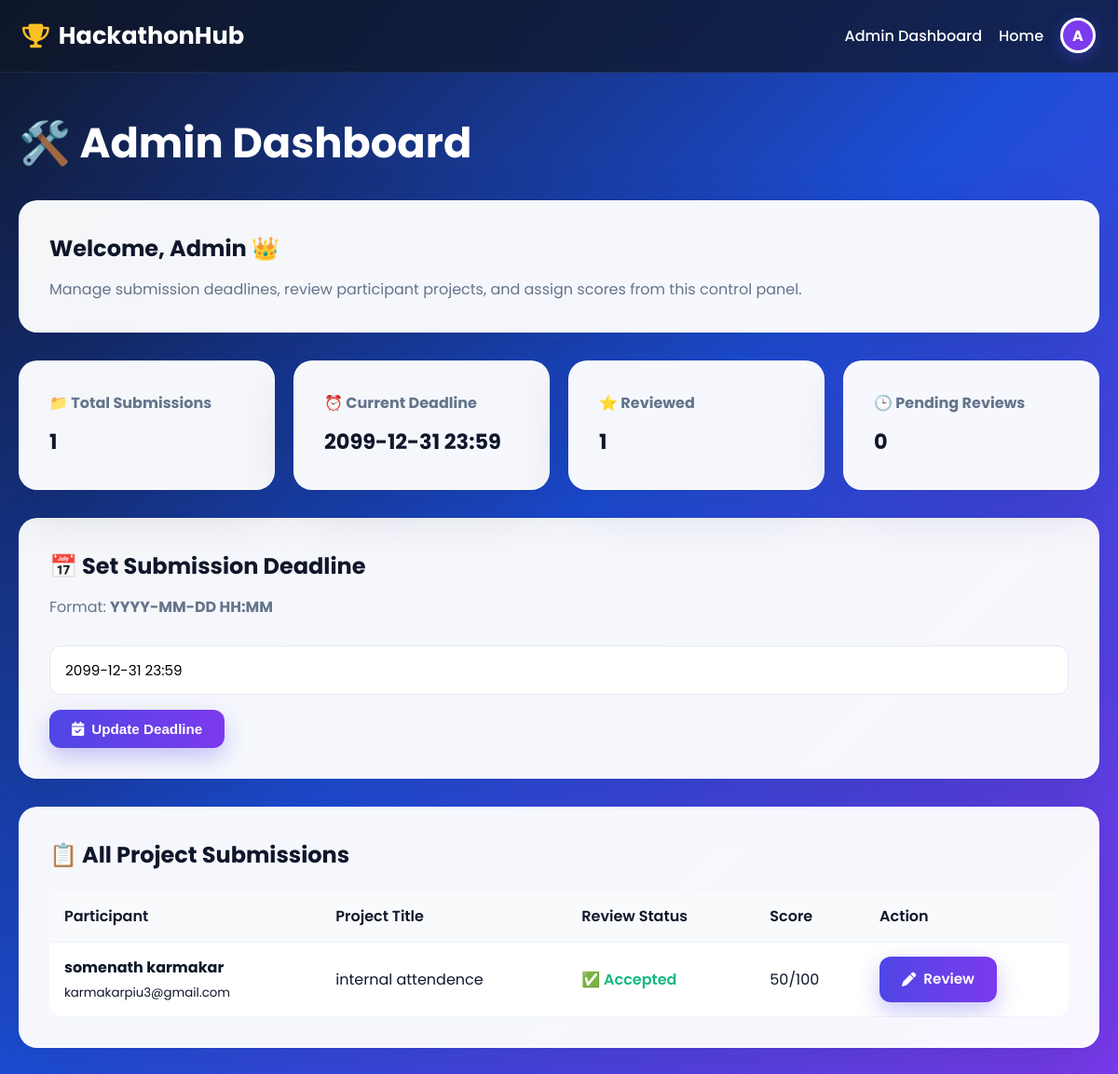
The page /admin (signed in) on the database its author committed.
### tables this page shows
CREATE TABLE settings (
        id INTEGER PRIMARY KEY AUTOINCREMENT,
        deadline TEXT
    );

CREATE TABLE submissions (
        id INTEGER PRIMARY KEY AUTOINCREMENT,
        user_id INTEGER,
        project_title TEXT,
        description TEXT,
        github_link TEXT,
        ppt_file TEXT,
        report_file TEXT,
        video_link TEXT,
        submit_time TEXT,
        status TEXT DEFAULT 'Submitted',
        admin_review TEXT DEFAULT 'Pending',
        score INTEGER,
        FOREIGN KEY(user_id) REFERENCES users(id)
    );

### app.py (the view, shortened to what this page needs)
@app.route('/admin', methods=['GET', 'POST'])
def admin_dashboard():
    if session.get('role') != 'admin':
        return redirect('/login')
    conn = get_db_connection()
    submissions = conn.execute('''
        SELECT submissions.*,
               COALESCE(users.name, 'Deleted User') as name,
               COALESCE(users.email, 'N/A') as email
        FROM submissions
        LEFT JOIN users ON submissions.user_id = users.id
        ORDER BY submit_time DESC
    ''').fetchall()
    conn.close()
    return render_template(
        'admin_dashboard.html',
        submissions=submissions,
        deadline=get_deadline()
    )

### app.py (called while the page is built)
def get_db_connection():
    conn = sqlite3.connect(DATABASE)
    conn.row_factory = sqlite3.Row
    return conn

def get_deadline():
    conn = get_db_connection()
    row = conn.execute("SELECT deadline FROM settings LIMIT 1").fetchone()
    conn.close()
    return row['deadline'] if row else None

### templates/admin_dashboard.html (shortened to what this page needs)
{% extends 'base.html' %}
{% block content %}
<h1 class="page-title">🛠️ Admin Dashboard</h1>
<div class="card" style="margin-bottom: 30px;">
    <h2>Welcome, Admin 👑</h2>
    <p>
        Manage submission deadlines, review participant projects,
        and assign scores from this control panel.
    </p>
</div>
<div class="stats-grid">
    <div class="stat-card">
        <h3>📁 Total Submissions</h3>
        <p>{{ submissions|length }}</p>
    </div>
    <div class="stat-card">
        <h3>⏰ Current Deadline</h3>
        <p>{{ deadline }}</p>
    </div>
    <div class="stat-card">
        <h3>⭐ Reviewed</h3>
        <p>
            {{ submissions
               | selectattr('admin_review', 'ne', 'Pending')
               | list
               | length }}
        </p>
    </div>
    <div class="stat-card">
        <h3>🕒 Pending Reviews</h3>
        <p>
            {{ submissions
               | selectattr('admin_review', 'equalto', 'Pending')
               | list
               | length }}
        </p>
    </div>
</div>
<div class="card" style="margin-bottom: 30px;">
    <h2>📅 Set Submission Deadline</h2>
    <p style="margin-bottom: 20px;">
        Format: <strong>YYYY-MM-DD HH:MM</strong>
    </p>
    <form method="POST">
        <input
            type="text"
            name="deadline"
            value="{{ deadline }}"
            placeholder="2026-12-31 23:59"
            required
        >
        <button type="submit" class="btn-primary">
            <i class="fa-solid fa-calendar-check"></i>
            Update Deadline
        </button>
    </form>
</div>
<div class="card">
    <h2>📋 All Project Submissions</h2>
    {% if submissions %}
    <table>
        <thead>
            <tr>
                <th>Participant</th>
                <th>Project Title</th>
                <th>Review Status</th>
                <th>Score</th>
                <th>Action</th>
            </tr>
        </thead>
        <tbody>
            {% for s in submissions %}
            <tr>
                <td>
                    <strong>{{ s['name'] }}</strong><br>
                    <small>{{ s['email'] }}</small>
                </td>
                <td>
                    {{ s['project_title'] or 'Untitled Project' }}
                </td>
                <td>
                    {% if s['admin_review'] == 'Accepted' %}
                        <span style="color: #10b981; font-weight: 600;">
                            ✅ Accepted
                        </span>
                    {% elif s['admin_review'] == 'Rejected' %}
                        <span style="color: #ef4444; font-weight: 600;">
                            ❌ Rejected
                        </span>
                    {% elif s['admin_review'] == 'Needs Improvement' %}
                        <span style="color: #f59e0b; font-weight: 600;">
                            ⚠️ Needs Improvement
                        </span>
                    {% else %}
                        <span style="color: #64748b; font-weight: 600;">
                            ⏳ Pending
                        </span>
                    {% endif %}
                </td>
                <td>
                    {% if s['score'] %}
                        {{ s['score'] }}/100
                    {% else %}
                        -
                    {% endif %}
                </td>
                <td>
                    <a href="/review/{{ s['id'] }}" class="btn-primary">
                        <i class="fa-solid fa-pen"></i>
                        Review
                    </a>
                </td>
            </tr>
            {% endfor %}
        </tbody>
    </table>
    {% else %}
    <div class="text-center" style="padding: 40px 0;">
        <h3>📭 No Submissions Yet</h3>
        <p>No participant has submitted a project yet.</p>
    </div>
    {% endif %}
</div>
{% endblock %}

### static/css/style.css (style rules this page uses)
* { margin: 0; padding: 0; box-sizing: border-box; }
:root { --primary: #4f46e5; --secondary: #7c3aed; --accent: #06b6d4; --success: #10b981; --danger: #ef4444; --dark: #0f172a; --dark-2: #1e293b; --text: #0f172a; --muted: #64748b; --white: #ffffff; --border: #e2e8f0; --shadow: 0 20px 60px rgba(15, 23, 42, 0.15); --radius: 20px; }
html { scroll-behavior: smooth; }
body { font-family: 'Poppins', sans-serif; background: linear-gradient(135deg, #0f172a 0%, #1d4ed8 50%, #7c3aed 100%); min-height: 100vh; color: var(--text); line-height: 1.6; }
.btn-primary, .btn-secondary, .btn-nav, button { display: inline-flex; align-items: center; justify-content: center; gap: 8px; padding: 12px 24px; border-radius: 12px; border: none; cursor: pointer; text-decoration: none; font-weight: 600; font-size: 0.95rem; transition: all 0.3s ease; }
.btn-primary, .btn-nav, button { background: linear-gradient(90deg, var(--primary), var(--secondary)); color: white; box-shadow: 0 10px 25px rgba(79, 70, 229, 0.3); }
.card, .auth-card, .hero-text, .hero-card, .stat-card { background: rgba(255, 255, 255, 0.96); border-radius: var(--radius); padding: 32px; box-shadow: var(--shadow); border: 1px solid rgba(255, 255, 255, 0.7); transition: all 0.3s ease; }
h1, h2, h3 { color: var(--text); margin-bottom: 12px; }
.page-title { color: white; font-size: 2.8rem; font-weight: 700; margin-bottom: 25px; }
p { color: var(--muted); }
a { color: var(--primary); }
input, textarea, select { width: 100%; padding: 14px 16px; margin: 8px 0 16px; border: 1px solid var(--border); border-radius: 12px; outline: none; font-size: 0.95rem; font-family: inherit; transition: 0.3s; background: white; }
.stats-grid { display: grid; grid-template-columns: repeat(auto-fit, minmax(230px, 1fr)); gap: 20px; margin-bottom: 30px; }
.stat-card h3 { font-size: 1rem; color: var(--muted); }
.stat-card p { margin-top: 10px; font-size: 1.4rem; font-weight: 700; color: var(--text); }
table { width: 100%; border-collapse: collapse; margin-top: 20px; background: white; border-radius: 16px; overflow: hidden; }
th, td { padding: 14px 16px; text-align: left; border-bottom: 1px solid #f1f5f9; }
th { background: #f8fafc; font-weight: 600; color: var(--text); }

### rows shown on the page
settings: deadline "2099-12-31 23:59"
submissions: name "somenath karmakar", email "karmakarpiu3@gmail.com", project_title "internal attendence", admin_review "✅ Accepted", score "50"

### other values the page prints
{{ session['name'][0] | upper }} "A"
{{ submissions|length }} "1"
